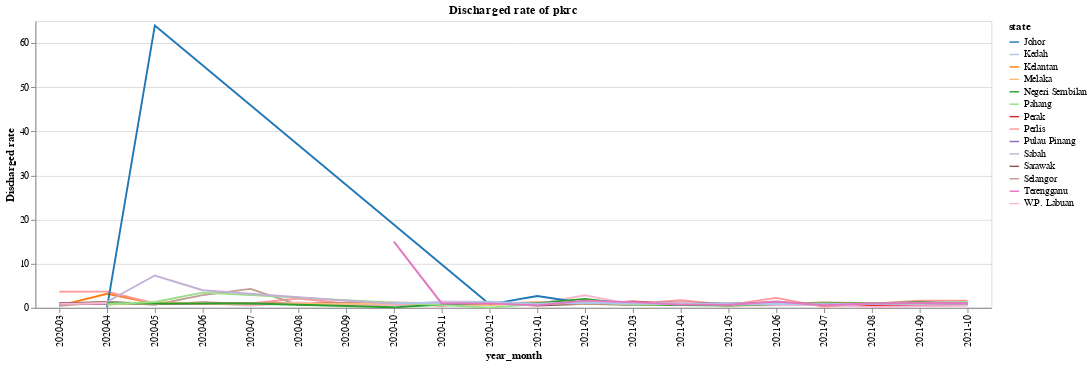

Here is the notebook cell this chart was saved with:
### Markdown cell above
Based on the line graph above, we can observed that all the admitted rate of pkrc in every state are not high which is only in between 0 to 5, but only Terrenganu has a very high admitted rate in 2020 especially April to June of 2020 where the admitted rate of Terrenganu reached in between 35 to 40.

### Code cell
#plot a line chart for discharged rate in every state of Malaysia
alt.Chart(pkrc_try,title='Discharged rate of pkrc').mark_line().encode(
    x="year_month",
    y="Discharged rate",
    color = alt.Color('state', scale=alt.Scale(scheme = 'category20'))
).properties(
    width=1000,
    height=300
)

### Figure 1 — Vega-Lite specification as saved in the notebook (floating-point values rounded to 4 significant figures; data arrays with more than 128 entries replaced by an {"elided": "..."} marker saying what was removed)
{"config": {"view": {"continuousWidth": 400, "continuousHeight": 300}}, "data": {"name": "data-c4c381106135941a26a9738f4f18dde1"}, "mark": "line", "encoding": {"color": {"type": "nominal", "field": "state", "scale": {"scheme": "category20"}}, "x": {"type": "nominal", "field": "year_month"}, "y": {"type": "quantitative", "field": "Discharged rate"}}, "height": 300, "title": "Discharged rate of pkrc", "width": 1000, "$schema": "https://vega.github.io/schema/vega-lite/v4.8.1.json", "datasets": {"data-c4c381106135941a26a9738f4f18dde1": {"elided": "239 records"}}}
